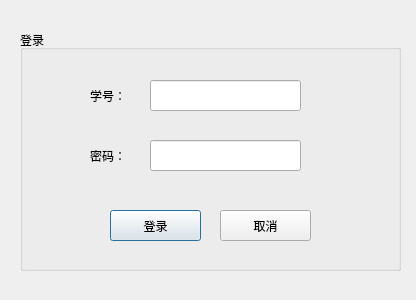
<?xml version="1.0" encoding="UTF-8"?>
<ui version="4.0">
 <class>login_Dialog</class>
 <widget class="QDialog" name="login_Dialog">
  <property name="geometry">
   <rect>
    <x>0</x>
    <y>0</y>
    <width>416</width>
    <height>300</height>
   </rect>
  </property>
  <property name="windowTitle">
   <string>登录 - 求是图书管理系统</string>
  </property>
  <widget class="QGroupBox" name="login_groupBox">
   <property name="geometry">
    <rect>
     <x>20</x>
     <y>30</y>
     <width>381</width>
     <height>241</height>
    </rect>
   </property>
   <property name="title">
    <string>登录</string>
   </property>
   <widget class="QLineEdit" name="login_stuid_label">
    <property name="geometry">
     <rect>
      <x>130</x>
      <y>50</y>
      <width>151</width>
      <height>31</height>
     </rect>
    </property>
   </widget>
   <widget class="QLabel" name="label">
    <property name="geometry">
     <rect>
      <x>70</x>
      <y>60</y>
      <width>54</width>
      <height>12</height>
     </rect>
    </property>
    <property name="text">
     <string>学号：</string>
    </property>
   </widget>
   <widget class="QLineEdit" name="login_password_label">
    <property name="geometry">
     <rect>
      <x>130</x>
      <y>110</y>
      <width>151</width>
      <height>31</height>
     </rect>
    </property>
    <property name="echoMode">
     <enum>QLineEdit::Password</enum>
    </property>
   </widget>
   <widget class="QLabel" name="label_2">
    <property name="geometry">
     <rect>
      <x>70</x>
      <y>120</y>
      <width>54</width>
      <height>12</height>
     </rect>
    </property>
    <property name="text">
     <string>密码：</string>
    </property>
   </widget>
   <widget class="QPushButton" name="login_action_button">
    <property name="geometry">
     <rect>
      <x>90</x>
      <y>180</y>
      <width>91</width>
      <height>31</height>
     </rect>
    </property>
    <property name="text">
     <string>登录</string>
    </property>
   </widget>
   <widget class="QPushButton" name="login_cancel_button">
    <property name="geometry">
     <rect>
      <x>200</x>
      <y>180</y>
      <width>91</width>
      <height>31</height>
     </rect>
    </property>
    <property name="text">
     <string>取消</string>
    </property>
   </widget>
  </widget>
 </widget>
 <resources/>
 <connections/>
</ui>
